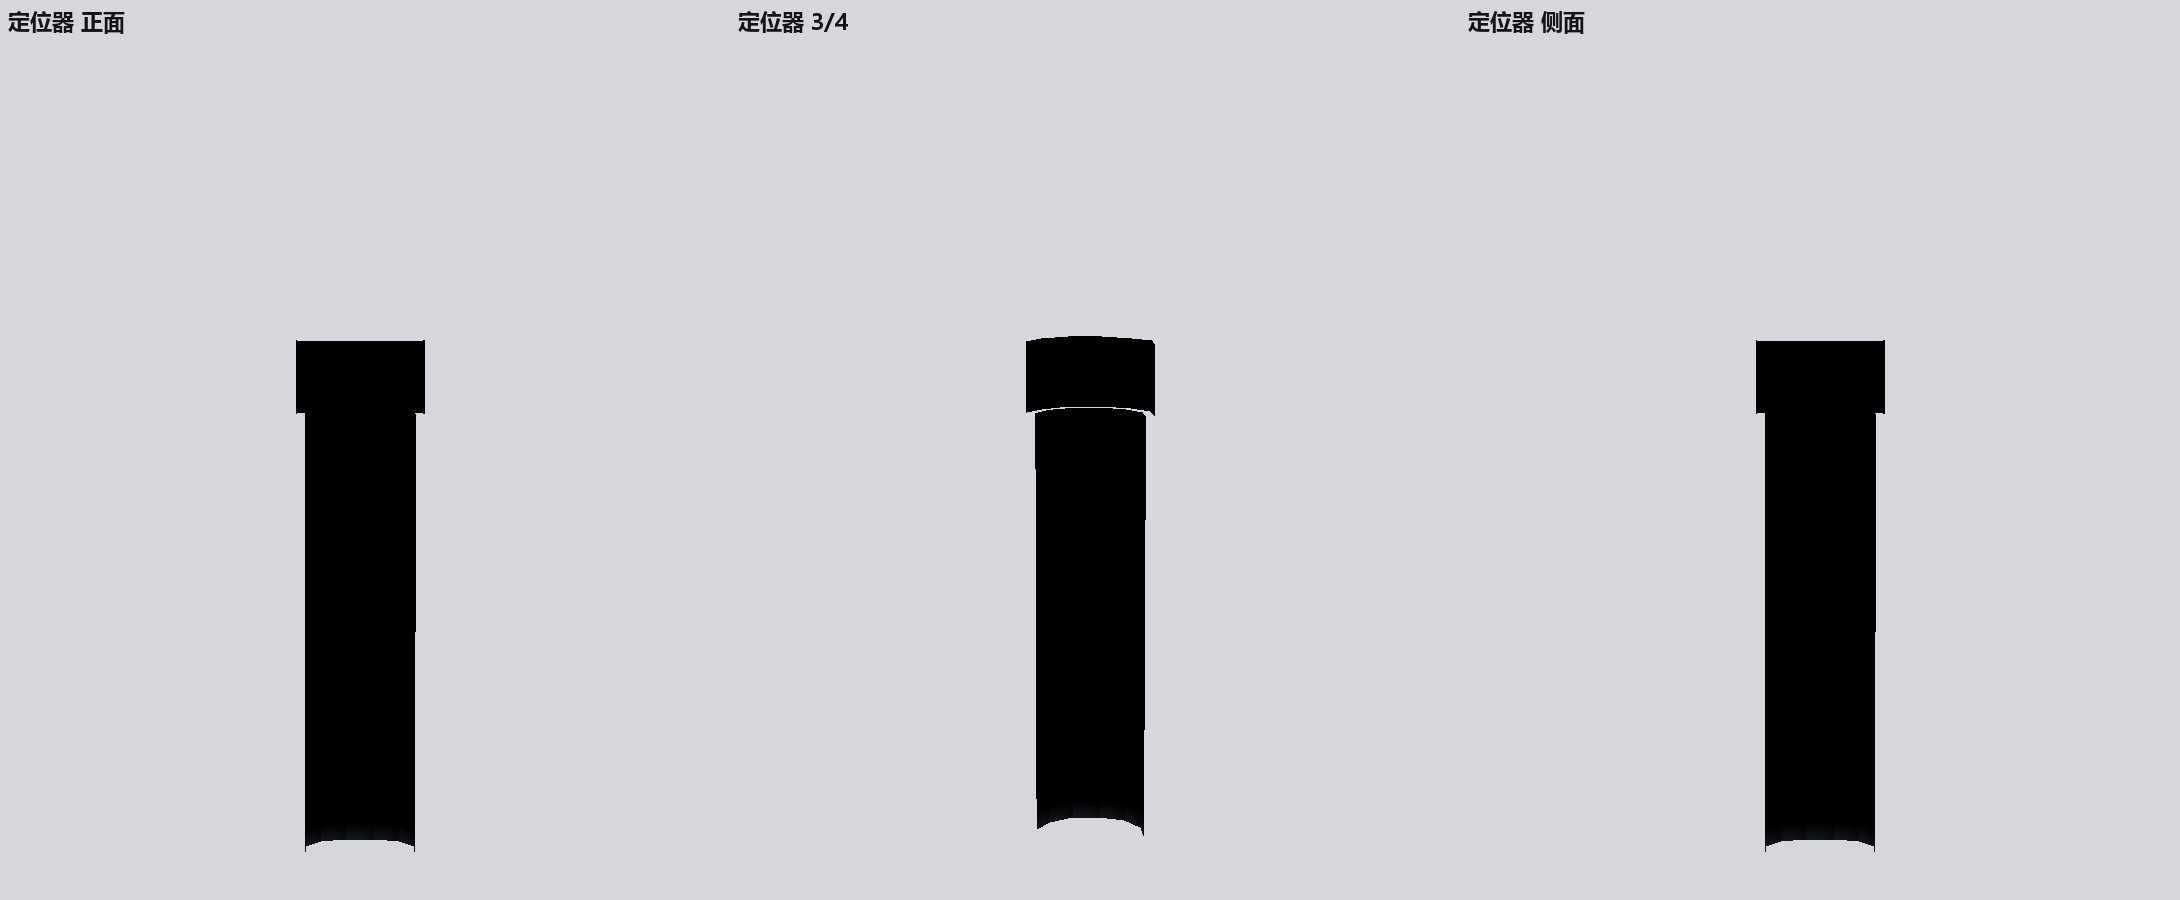

Python code for this plot:
# -*- coding: utf-8 -*-
"""临时脚本：离线渲染「定位器」模型（poly_mesh + 16x16 UV 贴图）核对观感。"""
import io
import json
import math
import os
import sys

from PIL import Image, ImageDraw

sys.path.insert(0, os.path.dirname(os.path.abspath(__file__)))
import render_base as R
import uno_assets as A

HERE = os.path.dirname(os.path.abspath(__file__))
RP = A.RP
GEO = os.path.join(RP, 'models/entity/uno/locator.geo.json')
TEX = os.path.join(RP, 'textures/tabletopgame/uno/locator.png')


def build_faces():
    geo = json.load(io.open(GEO, encoding='utf-8'))['minecraft:geometry'][0]
    tex = Image.open(TEX).convert('RGBA')
    tw, th = tex.size
    mesh = geo['bones'][0]['poly_mesh']
    pos, nrm, uvs, polys = mesh['positions'], mesh['normals'], mesh['uvs'], mesh['polys']
    norm = mesh.get('normalized_uvs')
    faces = []
    for poly in polys:
        pts = [tuple(pos[v[0]]) for v in poly]
        src = [(uvs[v[2]][0] * tw if norm else uvs[v[2]][0],
                uvs[v[2]][1] * th if norm else uvs[v[2]][1]) for v in poly]
        a, b, c = pts[0], pts[1], pts[2]
        n = (0.0, 0.0, 0.0)
        if len(pts) >= 3:
            u1 = (b[0] - a[0], b[1] - a[1], b[2] - a[2])
            u2 = (c[0] - a[0], c[1] - a[1], c[2] - a[2])
            n = (u1[1] * u2[2] - u1[2] * u2[1], u1[2] * u2[0] - u1[0] * u2[2],
                 u1[0] * u2[1] - u1[1] * u2[0])
            ln = math.sqrt(sum(v * v for v in n)) or 1.0
            n = tuple(v / ln for v in n)
        faces.append((pts, (20, 20, 20), n, ((0, 0, tw, th), src)))
    return faces, tex


def main():
    faces, tex = build_faces()
    # 让渲染器用这张 16x16 贴图当"图集"
    R.ATLAS = tex
    R.APX = tex.load()
    R.ATW, R.ATH = tex.size
    # 模型是斜持的（原动画里第一人称是 rotation [113,-26,32]、位置偏移），这里只转个小角度看正面
    z = 6.0
    W = int(120 * z)
    tiles = []
    for tag, eye in (('正面', (0.0, 14.0, -70.0)), ('3/4', (40.0, 22.0, -58.0)),
                     ('侧面', (70.0, 14.0, 0.0))):
        img = R.render_textured(faces, eye, (0.0, 12.0, 0.0), W=W, H=int(150 * z), fov=20,
                                bg=(214, 214, 220))
        d = ImageDraw.Draw(img)
        d.text((8, 6), '定位器 %s' % tag, font=A.font(22), fill=(20, 20, 24))
        tiles.append(img)
    sheet = Image.new('RGB', (sum(t.width for t in tiles) + 20, tiles[0].height), (214, 214, 220))
    x = 0
    for t in tiles:
        sheet.paste(t, (x, 0))
        x += t.width + 10
    sheet.save(os.path.join(HERE, '_locator_view.png'))
    print('saved _locator_view.png', sheet.size, '（模型单位：1 = 1/16 格，高 15 单位）')


if __name__ == '__main__':
    main()
